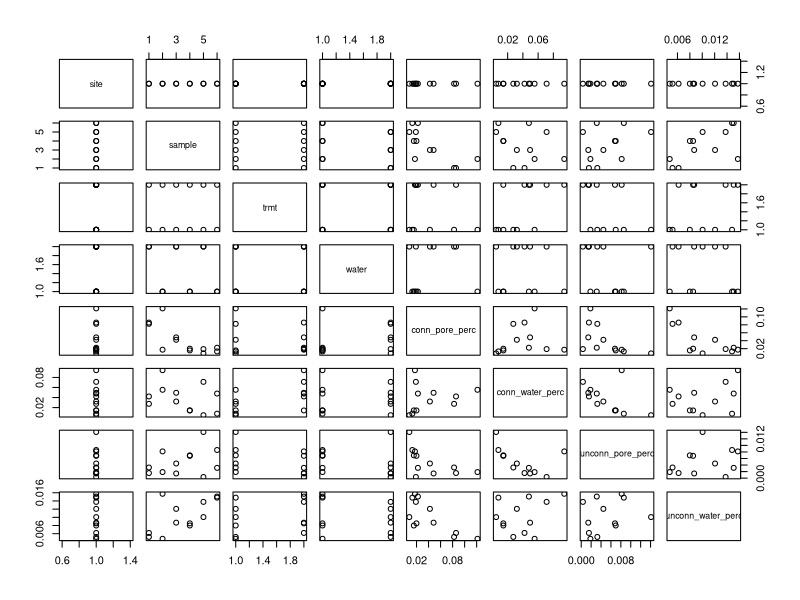

R code for this plot: (Note: this script raises an error after producing the figure.)
# Erin Rooney
# Aug 5 2020
# conn vs unconn pore volumes

conn_csv = read.csv("processed/conn_unconn_aug52020.csv") 
level_order <- c('before', 'after')

plot(conn_csv)

rep_1 = conn_csv[conn_csv$sample=="40_50_16",]
rep_2 = conn_csv[conn_csv$sample=="41_50_28",]
rep_3 = conn_csv[conn_csv$sample=="40_50_28",]
rep_4 = conn_csv[conn_csv$sample=="28_38_28",]
rep_5 = conn_csv[conn_csv$sample=="28_38_12",]
rep_6 = conn_csv[conn_csv$sample=="41_50_16",]

tool = conn_csv[conn_csv$site=="tool",]
low = conn_csv[conn_csv$water=="low",]
high = conn_csv[conn_csv$water=="high",]


p<-ggplot(tool, aes(x=factor(trmt,level_order), y=conn_pore_perc, fill=trmt)) + geom_boxplot() +
  labs (title = "Change in Connected Air-Filled Pore Volume following Freeze/Thaw",
        # caption = "Permafrost Soil Aggregate from Toolik, Alaska",
       # tag = "Figure 8",
        x = expression (bold ("Freeze/Thaw Treatment")),
        y = expression (bold ("Connected Air-Filled Pore Volume")))
p + scale_fill_manual(values=c("Black", "White")) +
  # annotate("text", x = 2.25, y = 0.070, label = "P value < 0.5") +
  guides(fill = guide_legend(reverse = TRUE, title = NULL))


p<-ggplot(tool, aes(x=factor(trmt,level_order), y=unconn_pore_perc, fill=trmt)) + geom_boxplot() +
  labs (title = "Change in Unconnected Air-Filled Pore Volume following Freeze/Thaw",
        #caption = "Permafrost Soil Aggregate from Toolik, Alaska",
       # tag = "Figure 9",
        x = expression (bold ("Freeze/Thaw Treatment")),
        y = expression (bold ("Unconnected Air-Filled Pore Volume")))

#p + scale_fill_manual(values=c("#00FFFF", "#996633"))
p + scale_fill_manual(values=c("Black", "White"))


###########




##########

p<-ggplot(tool, aes(x=factor(trmt,level_order), y=conn_water_perc, fill=trmt)) + geom_boxplot() +
  labs (title = "Change in Connected Water-Filled Pore Volume following Freeze/Thaw",
       # caption = "Permafrost Soil Aggregate from Toolik, Alaska",
      #  tag = "Figure 10",
        x = expression (bold ("Freeze/Thaw Treatment")),
        y = expression (bold ("Connected Water-Filled Pore Volume")))

p + scale_fill_manual(values=c("Black", "White")) +
  annotate("text", x = 2.25, y = 0.070, label = "P value < 0.5") +
  guides(fill = guide_legend(reverse = TRUE, title = NULL)) 

p<-ggplot(tool, aes(x=factor(trmt,level_order), y=unconn_water_perc, fill=trmt)) + geom_boxplot() +
  labs (title = "Change in Unconnected Water-Filled Pore Volume following Freeze/Thaw",
        #caption = "Permafrost Soil Aggregate from Toolik, Alaska",
        #tag = "Figure 11",
        x = expression (bold ("Freeze/Thaw Treatment")),
        y = expression (bold ("Unconnected Water-Filled Pore Volume")))

p + scale_fill_manual(values=c("Black", "White")) +
  # annotate("text", x = 2.25, y = 0.070, label = "P value < 0.5") +
  guides(fill = guide_legend(reverse = TRUE, title = NULL))

p<-ggplot(tool, aes(x=factor(trmt,level_order), y=conn_pore_perc, fill=water)) + geom_boxplot() + geom_jitter() +
  labs (title = "Impact of Freeze/Thaw Cycles and Water Content on Connected Pore Volume",
        caption = "Permafrost Soil Aggregate from Toolik, Alaska",
        tag = "Figure X",
        x = expression (bold ("freeze/thaw treatment")),
        y = expression (bold ("connected pore content, %"))) 
        
p + scale_fill_manual(values=c("#56B4E9", "#E69F00"))


###############


p<-ggplot(tool, aes(x=factor(trmt,level_order), y=conn_pore_perc, fill=water)) + geom_boxplot() + geom_jitter() +
  labs (title = "Impact of Freeze/Thaw Cycles and Water Content on Connected Pore Volume",
        caption = "Permafrost Soil Aggregate from Toolik, Alaska",
        tag = "Figure X",
        x = expression (bold ("freeze/thaw treatment")),
        y = expression (bold ("connected pore content, %"))) 

p + scale_fill_manual(values=c("Black", "White")) +
  annotate("text", x = 2, y = 0.070, label = "P value < ?") +
  guides(fill = guide_legend(reverse = TRUE, title = NULL)) 



p<-ggplot(tool, aes(x=factor(trmt,level_order), y=unconn_pore_perc, fill=water)) + geom_boxplot() + geom_jitter() +
  labs (title = "Impact of Freeze/Thaw Cycles and Water Content on Unconnected Pore Volume",
        caption = "Permafrost Soil Aggregate from Toolik, Alaska",
        tag = "Figure X",
        x = expression (bold ("freeze/thaw treatment")),
        y = expression (bold ("unconnected pore content, %"))) 

p + scale_fill_manual(values=c("#56B4E9", "#E69F00"))


p<-ggplot(tool, aes(x=factor(trmt,level_order), y=conn_water_perc, fill=water)) + geom_boxplot() + geom_jitter() +
  labs (title = "Impact of Freeze/Thaw Cycles and Water Content on Connected Water Volume",
        caption = "Permafrost Soil Aggregate from Toolik, Alaska",
        tag = "Figure X",
        x = expression (bold ("freeze/thaw treatment")),
        y = expression (bold ("connected water content, %"))) 

p + scale_fill_manual(values=c("#56B4E9", "#E69F00"))



p<-ggplot(tool, aes(x=factor(trmt,level_order), y=unconn_water_perc, fill=water)) + geom_boxplot() + geom_jitter() +
  labs (title = "Impact of Freeze/Thaw Cycles and Water Content on Unconnected Water Volume",
        caption = "Permafrost Soil Aggregate from Toolik, Alaska",
        tag = "Figure X",
        x = expression (bold ("freeze/thaw treatment")),
        y = expression (bold ("unconnected water content, %"))) 

p + scale_fill_manual(values=c("#56B4E9", "#E69F00"))




#################

conn_aov1 = aov(tool, conn_pore_perc ~ trmt)
summary(conn_aov1)

conn_aov2 = aov(data = tool, unconn_pore_perc ~ trmt)
summary(conn_aov2)

conn_aov3 = aov(data = tool, conn_water_perc ~ trmt)
summary(conn_aov3)

conn_aov4 = aov(data = tool, unconn_water_perc ~ trmt)
summary(conn_aov4)

conn_aov1 = aov(data = tool, conn_pore_perc ~ trmt*water)
summary(conn_aov1)

conn_aov2 = aov(data = tool, unconn_pore_perc ~ trmt*water)
summary(conn_aov2)

conn_aov3 = aov(data = tool, conn_water_perc ~ trmt*water)
summary(conn_aov3)

conn_aov4 = aov(data = tool, unconn_water_perc ~ trmt*water)
summary(conn_aov4)
